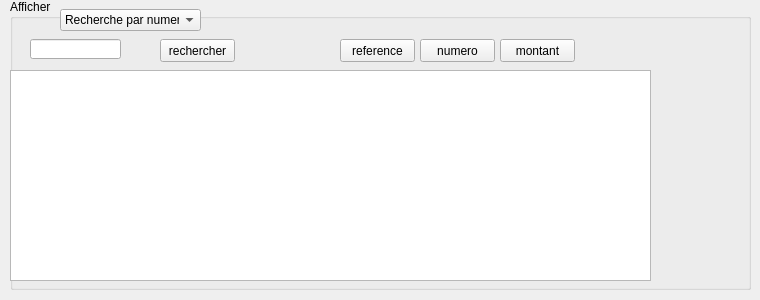
        <widget class="QWidget" name="tab_8">
         <attribute name="title">
          <string>Afficher</string>
         </attribute>
         <widget class="QTableView" name="table_commande">
          <property name="geometry">
           <rect>
            <x>10</x>
            <y>70</y>
            <width>641</width>
            <height>211</height>
           </rect>
          </property>
         </widget>
         <widget class="QGroupBox" name="groupBox_8">
          <property name="geometry">
           <rect>
            <x>10</x>
            <y>-1</y>
            <width>741</width>
            <height>291</height>
           </rect>
          </property>
          <property name="title">
           <string>Afficher</string>
          </property>
          <widget class="QComboBox" name="comboBox">
           <property name="geometry">
            <rect>
             <x>50</x>
             <y>10</y>
             <width>141</width>
             <height>22</height>
            </rect>
           </property>
           <item>
            <property name="text">
             <string>Recherche par numero</string>
            </property>
           </item>
           <item>
            <property name="text">
             <string>Recherche par reference </string>
            </property>
           </item>
           <item>
            <property name="text">
             <string>Recherche par montant</string>
            </property>
           </item>
          </widget>
          <widget class="QPushButton" name="pushButton_14">
           <property name="geometry">
            <rect>
             <x>150</x>
             <y>40</y>
             <width>75</width>
             <height>23</height>
            </rect>
           </property>
           <property name="text">
            <string>rechercher</string>
           </property>
          </widget>
          <widget class="QPushButton" name="pushButton_15">
           <property name="geometry">
            <rect>
             <x>330</x>
             <y>40</y>
             <width>75</width>
             <height>23</height>
            </rect>
           </property>
           <property name="text">
            <string>reference</string>
           </property>
          </widget>
          <widget class="QPushButton" name="pushButton_16">
           <property name="geometry">
            <rect>
             <x>410</x>
             <y>40</y>
             <width>75</width>
             <height>23</height>
            </rect>
           </property>
           <property name="text">
            <string>numero</string>
           </property>
          </widget>
          <widget class="QPushButton" name="pushButton_17">
           <property name="geometry">
            <rect>
             <x>490</x>
             <y>40</y>
             <width>75</width>
             <height>23</height>
            </rect>
           </property>
           <property name="text">
            <string>montant</string>
           </property>
          </widget>
          <widget class="QLineEdit" name="lineEdit_2">
           <property name="geometry">
            <rect>
             <x>20</x>
             <y>40</y>
             <width>91</width>
             <height>20</height>
            </rect>
           </property>
          </widget>
         </widget>
         <zorder>groupBox_8</zorder>
         <zorder>table_commande</zorder>
        </widget>
